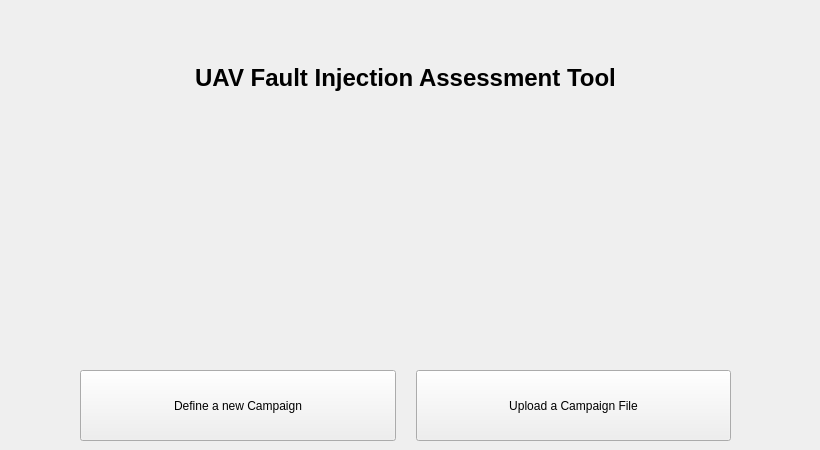
    <widget class="QWidget" name="page_8">
     <widget class="QLabel" name="label_tooltitle">
      <property name="geometry">
       <rect>
        <x>0</x>
        <y>40</y>
        <width>811</width>
        <height>77</height>
       </rect>
      </property>
      <property name="layoutDirection">
       <enum>Qt::LeftToRight</enum>
      </property>
      <property name="styleSheet">
       <string notr="true">font-size: 24px;
font-weight: bold;</string>
      </property>
      <property name="text">
       <string>&lt;html&gt;&lt;head/&gt;&lt;body&gt;&lt;p&gt;&lt;span style=&quot; color:#000000;&quot;&gt;UAV Fault Injection Assessment Tool&lt;/span&gt;&lt;/p&gt;&lt;/body&gt;&lt;/html&gt;</string>
      </property>
      <property name="alignment">
       <set>Qt::AlignCenter</set>
      </property>
     </widget>
     <widget class="QWidget" name="layoutWidget">
      <property name="geometry">
       <rect>
        <x>80</x>
        <y>370</y>
        <width>651</width>
        <height>71</height>
       </rect>
      </property>
      <layout class="QHBoxLayout" name="horizontalLayout_7">
       <property name="spacing">
        <number>20</number>
       </property>
       <property name="sizeConstraint">
        <enum>QLayout::SetDefaultConstraint</enum>
       </property>
       <item>
        <widget class="QPushButton" name="pushButton_Title_Start">
         <property name="sizePolicy">
          <sizepolicy hsizetype="Preferred" vsizetype="Preferred">
           <horstretch>0</horstretch>
           <verstretch>0</verstretch>
          </sizepolicy>
         </property>
         <property name="styleSheet">
          <string notr="true">qproperty-toolTip: &quot;Starts the campaign definition process&quot;;</string>
         </property>
         <property name="text">
          <string>Define a new Campaign</string>
         </property>
        </widget>
       </item>
       <item>
        <widget class="QPushButton" name="pushButton_Title_Upload">
         <property name="sizePolicy">
          <sizepolicy hsizetype="Preferred" vsizetype="Preferred">
           <horstretch>0</horstretch>
           <verstretch>0</verstretch>
          </sizepolicy>
         </property>
         <property name="styleSheet">
          <string notr="true">qproperty-toolTip: &quot;Upload a previously defined&lt;br&gt; campaign file and run it&quot;;</string>
         </property>
         <property name="text">
          <string>Upload a Campaign File</string>
         </property>
        </widget>
       </item>
      </layout>
     </widget>
     <widget class="QLabel" name="label_36">
      <property name="geometry">
       <rect>
        <x>110</x>
        <y>120</y>
        <width>591</width>
        <height>201</height>
       </rect>
      </property>
      <property name="styleSheet">
       <string notr="true">image: url(:/Logos/images/logo-bubbles.png);</string>
      </property>
      <property name="text">
       <string/>
      </property>
     </widget>
    </widget>
